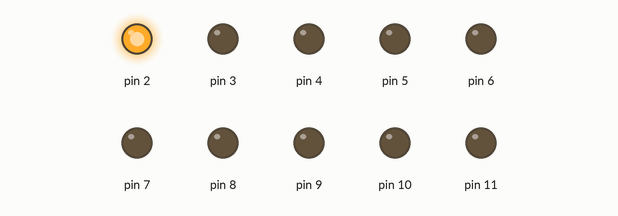
Bench run of a sketch on a simulated Arduino Uno, built with avr-gcc and run on an emulated ATmega328P. Parts: output pins drawn as LEDs (lit = HIGH).

Above: at 0.15 s.
At 4.05 s:
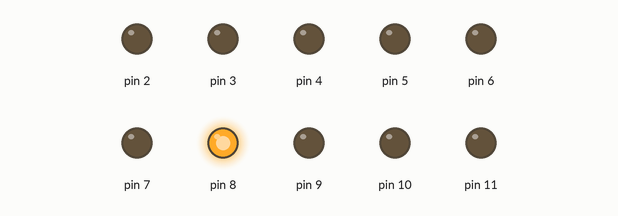
At 7.85 s:
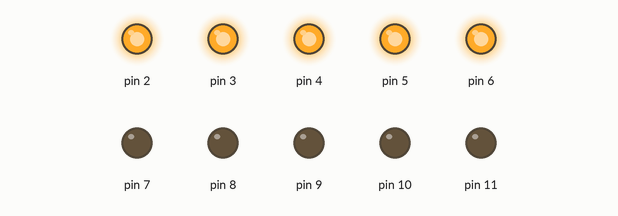
At 15.8 s:
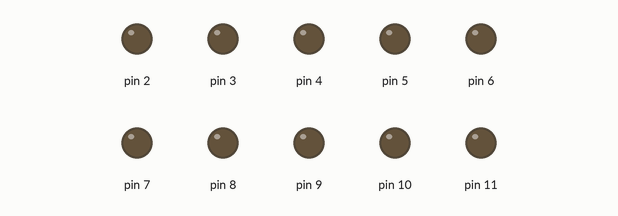
At 24.85 s:
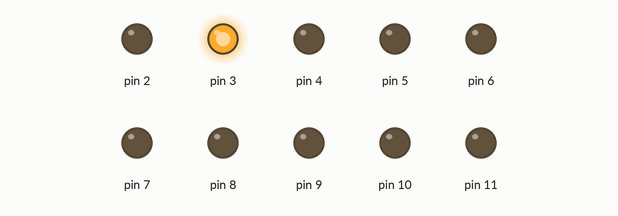
At 34.2 s:
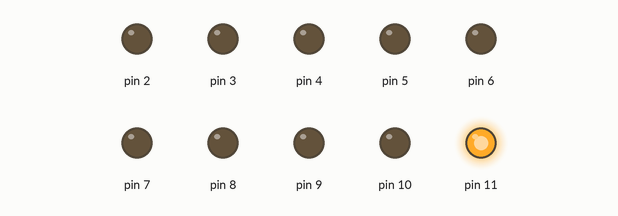
Timing chart, 0 to 40.0 s (numbered marks = the images above):
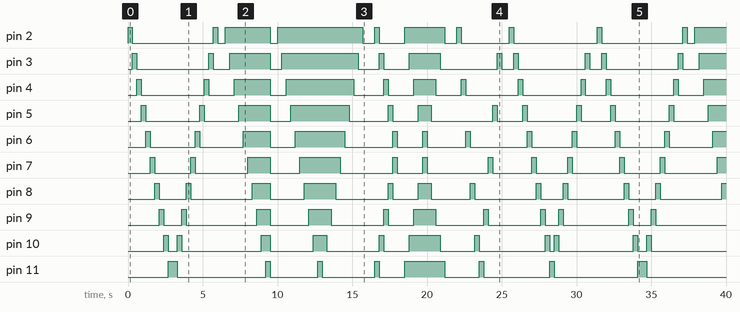

Measured:
- by itself, pin 2: LOW → HIGH at 0.00 s, → LOW 0.30 s later, → HIGH 5.4 s later, → LOW 0.30 s later, … (21 changes in this stretch)
- by itself, pin 3: LOW → HIGH at 0.30 s, → LOW 0.30 s later, → HIGH 4.8 s later, → LOW 0.30 s later, … (23 changes in this stretch)
- by itself, pin 4: LOW → HIGH at 0.60 s, → LOW 0.30 s later, → HIGH 4.2 s later, → LOW 0.30 s later, … (23 changes in this stretch)
- by itself, pin 5: LOW → HIGH at 0.90 s, → LOW 0.30 s later, → HIGH 3.6 s later, → LOW 0.30 s later, … (23 changes in this stretch)
- by itself, pin 6: LOW → HIGH at 1.2 s, → LOW 0.30 s later, → HIGH 3.0 s later, → LOW 0.30 s later, … (23 changes in this stretch)
- by itself, pin 7: LOW → HIGH at 1.5 s, → LOW 0.30 s later, → HIGH 2.4 s later, → LOW 0.30 s later, … (23 changes in this stretch)
- by itself, pin 8: LOW → HIGH at 1.8 s, → LOW 0.30 s later, → HIGH 1.8 s later, → LOW 0.30 s later, … (23 changes in this stretch)
- by itself, pin 9: LOW → HIGH at 2.1 s, → LOW 0.30 s later, → HIGH 1.2 s later, → LOW 0.30 s later, … (22 changes in this stretch)

The sketch:

Experimento_III.ino
```cpp
/*Este código define uma classe chamada
LedController para controlar um conjunto de LEDs
conectados ao Arduino. A classe implementa diferentes
efeitos de iluminação, como deslocamento sequencial,
movimentação de extremos para o centro e o
famoso efeito "Super Máquina" (Knight Rider).
No loop principal, os efeitos são executados em sequência,
criando padrões de iluminação dinâmicos e interativos.*/
class LedController {
  private:
    int numLeds;          // Número de LEDs
    int primeiroPino;     // Primeiro pino onde os LEDs estão conectados
    int delayTime;        // Tempo de delay entre as transições

  public:
    // Construtor
    LedController(int num, int primeiro, int delay) {
      numLeds = num;
      primeiroPino = primeiro;
      delayTime = delay;

      // Configura os pinos como saída
      for (int i = 0; i < numLeds; i++) {
        pinMode(primeiroPino + i, OUTPUT);
      }
    }

    // Efeito: Vai volta
    void vaiVolta() {
      for (int i = 0; i < numLeds; i++) {            // Ida
        digitalWrite(primeiroPino + i, HIGH);         // Acende o LED
        delay(delayTime);
        digitalWrite(primeiroPino + i, LOW);          // Apaga o LED
      }

      for (int i = numLeds - 1; i >= 0; i--) {       // Volta
        digitalWrite(primeiroPino + i, HIGH);         // Acende o LED
        delay(delayTime);
        digitalWrite(primeiroPino + i, LOW);          // Apaga o LED
      }
    }

    // Efeito: Vai fica aceso
    void vaiFicaAceso() {
      for (int i = 0; i < numLeds; i++) {            // Ida
        digitalWrite(primeiroPino + i, HIGH);         // Acende o LED
        delay(delayTime);
      }
      apagarTodosLeds(); // Apaga todos os LEDs ao final
    }

    // Efeito: Vai fica aceso, volta apagando
    void vaiFicaAcesoVoltaApagando() {
      for (int i = 0; i < numLeds; i++) {            // Ida
        digitalWrite(primeiroPino + i, HIGH);         // Acende o LED
        delay(delayTime);
      }

      for (int i = numLeds - 1; i >= 0; i--) {       // Volta
        digitalWrite(primeiroPino + i, LOW);          // Apaga o LED
        delay(delayTime);
      }
    }

    // Efeito: Vai dos extremos para o meio
    void extremosParaMeio() {
      for (int i = 0; i < numLeds / 2; i++) {
        digitalWrite(primeiroPino + i, HIGH);         // Acende o LED da esquerda
        digitalWrite(primeiroPino + (numLeds - 1 - i), HIGH); // Acende o LED da direita
        delay(delayTime);
        digitalWrite(primeiroPino + i, LOW);          // Apaga o LED da esquerda
        digitalWrite(primeiroPino + (numLeds - 1 - i), LOW);  // Apaga o LED da direita
      }
    }

    // Efeito: Vai dos extremos para o meio e volta para os extremos
    void extremosParaMeioVolta() {
      for (int i = 0; i < numLeds / 2; i++) {        // Ida: extremos para o meio
        digitalWrite(primeiroPino + i, HIGH);         // Acende o LED da esquerda
        digitalWrite(primeiroPino + (numLeds - 1 - i), HIGH); // Acende o LED da direita
        delay(delayTime);
      }

      for (int i = numLeds / 2 - 1; i >= 0; i--) {   // Volta: meio para os extremos
        digitalWrite(primeiroPino + i, LOW);          // Apaga o LED da esquerda
        digitalWrite(primeiroPino + (numLeds - 1 - i), LOW);  // Apaga o LED da direita
        delay(delayTime);
      }
    }

    // Efeito: Vai par volta ímpar
    void vaiVoltaImpar() {
      for (int i = 0; i < numLeds; i += 2) {         // Ida: LEDs ímpares
        digitalWrite(primeiroPino + i, HIGH);         // Acende o LED
        delay(delayTime);
        digitalWrite(primeiroPino + i, LOW);          // Apaga o LED
      }

      for (int i = numLeds - 1; i >= 0; i -= 2) {    // Volta: LEDs ímpares
        digitalWrite(primeiroPino + i, HIGH);         // Acende o LED
        delay(delayTime);
        digitalWrite(primeiroPino + i, LOW);          // Apaga o LED
      }
    }

    // Efeito: Super Máquina (Knight Rider)
    void efeitoSuperMaquina() {
      for (int i = 0; i < numLeds; i++) {            // Ida
        digitalWrite(primeiroPino + i, HIGH);         // Acende o LED
        delay(delayTime);
        digitalWrite(primeiroPino + i, LOW);          // Apaga o LED
      }

      for (int i = numLeds - 2; i > 0; i--) {        // Volta (ignora o último LED)
        digitalWrite(primeiroPino + i, HIGH);         // Acende o LED
        delay(delayTime);
        digitalWrite(primeiroPino + i, LOW);          // Apaga o LED
      }
    }
    // Método para apagar todos os LEDs
  void apagarTodosLeds() {
      for (int i = 0; i < numLeds; i++) {
        digitalWrite(primeiroPino + i, LOW); // Apaga o LED
        }
  }
  };

  // Cria um objeto da classe LedController
  LedController leds(10, 2, 300); // 10 LEDs, começando no pino 2, com delay de 100ms

  void setup() {
    // Nada a fazer aqui, a configuração é feita no construtor da classe
  }

  void loop() {
      leds.vaiVolta();                  // 3.1. Vai volta
      delay(500);

      leds.vaiFicaAceso();              // 3.2. Vai fica aceso
      delay(500);

      leds.vaiFicaAcesoVoltaApagando(); // 3.3. Vai fica aceso, volta apagando
      delay(500);

      leds.extremosParaMeio();          // 3.4. Vai dos extremos para o meio
      delay(500);

      leds.extremosParaMeioVolta();     // 3.5. Vai dos extremos para o meio e volta
      delay(500);

      leds.vaiVoltaImpar();             // 3.6. Vai par volta ímpar
      delay(500);

      leds.efeitoSuperMaquina();        // 3.7. Efeito Super Máquina
      delay(500);
    }
```
